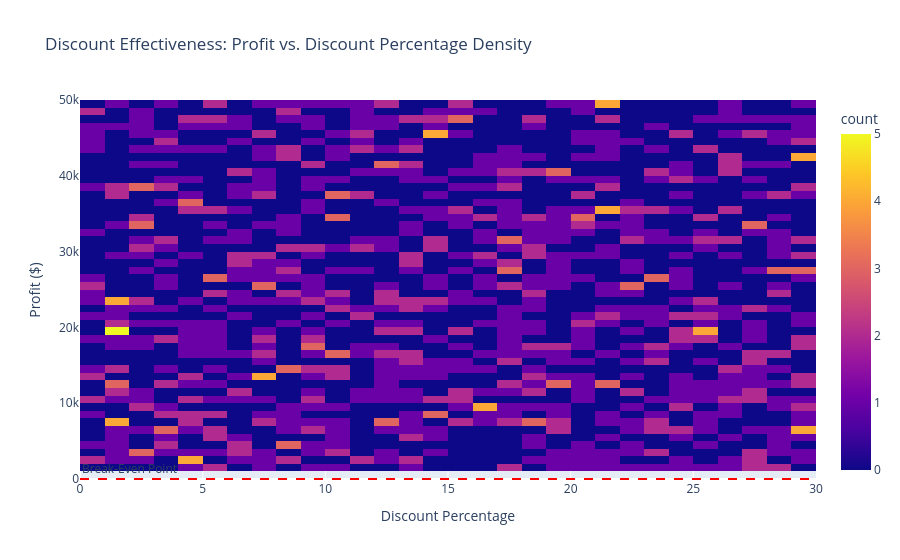

The notebook cell this image was saved under:
### Markdown cell above
Discount Effectiveness Analysis

### Code cell
if 'Profit_Ratio' not in df.columns:
    df.loc[:, 'Profit_Ratio'] = df['Profit'] / df['Revenue']

fig_density = px.density_heatmap(
    df,
    x='Discount_Percentage',
    y='Profit',
    nbinsx=50,
    nbinsy=50,
    histfunc='count',
    title='Discount Effectiveness: Profit vs. Discount Percentage Density'
)

fig_density.add_hline(y=0, line_dash="dash", line_color="red", annotation_text="Break-Even Point", annotation_position="top left")

fig_density.update_layout(
    xaxis_title='Discount Percentage',
    yaxis_title='Profit ($)'
)
fig_density.show()

### Figure 1 — Plotly figure (JSON) as saved in the notebook; plotly's stock layout.template omitted (floating-point values rounded to 4 significant figures; data arrays with more than 128 entries replaced by an {"elided": "..."} marker saying what was removed)
{"data": [{"coloraxis": "coloraxis", "histfunc": "count", "hovertemplate": "Discount_Percentage=%{x}<br>Profit=%{y}<br>count=%{z}<extra></extra>", "name": "", "nbinsx": 50, "nbinsy": 50, "type": "histogram2d", "x": {"elided": "1000 float values"}, "xaxis": "x", "xbingroup": "x", "y": {"elided": "1000 int values"}, "yaxis": "y", "ybingroup": "y"}], "layout": {"annotations": [{"showarrow": false, "text": "Break-Even Point", "x": 0, "xanchor": "left", "xref": "x domain", "y": 0, "yanchor": "bottom", "yref": "y"}], "coloraxis": {"colorbar": {"title": {"text": "count"}}, "colorscale": [[0, "#0d0887"], [0.1111, "#46039f"], [0.2222, "#7201a8"], [0.3333, "#9c179e"], [0.4444, "#bd3786"], [0.5556, "#d8576b"], [0.6667, "#ed7953"], [0.7778, "#fb9f3a"], [0.8889, "#fdca26"], [1, "#f0f921"]]}, "legend": {"tracegroupgap": 0}, "shapes": [{"line": {"color": "red", "dash": "dash"}, "type": "line", "x0": 0, "x1": 1, "xref": "x domain", "y0": 0, "y1": 0, "yref": "y"}], "title": {"text": "Discount Effectiveness: Profit vs. Discount Percentage Density"}, "xaxis": {"anchor": "y", "domain": [0, 1], "title": {"text": "Discount Percentage"}}, "yaxis": {"anchor": "x", "domain": [0, 1], "title": {"text": "Profit ($)"}}}}
